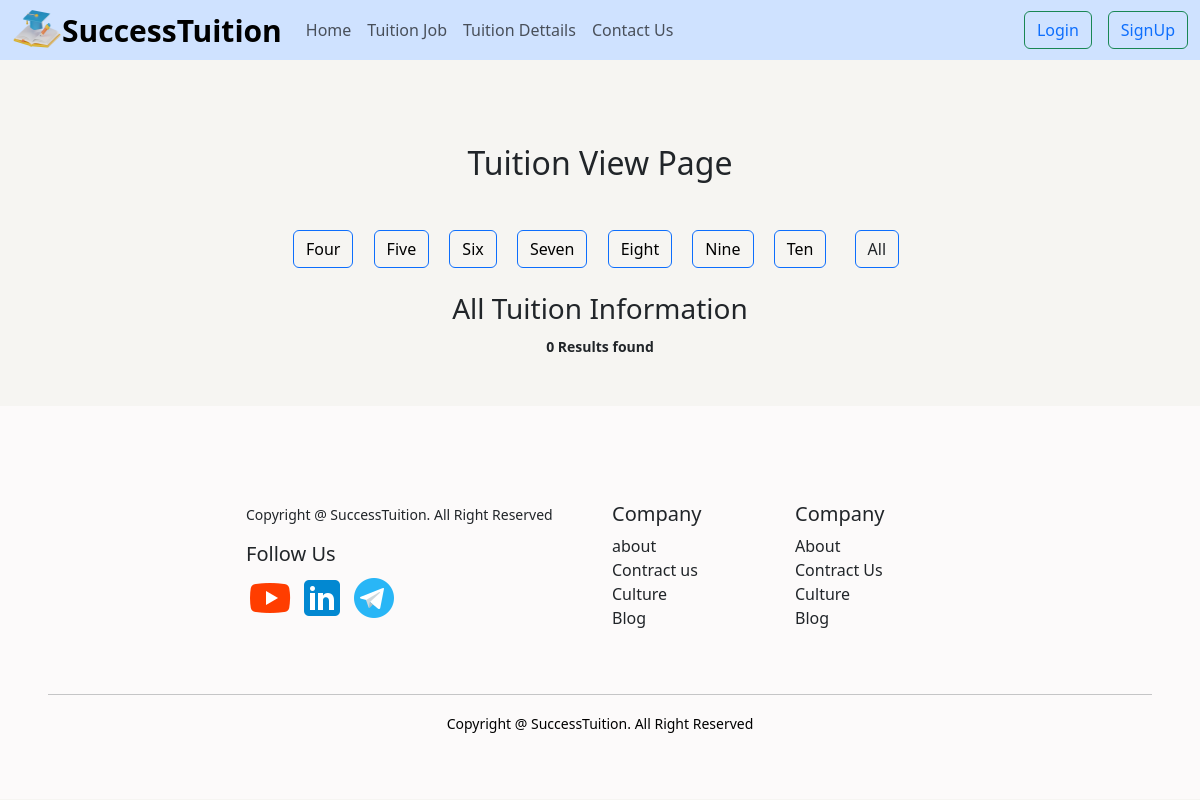
Page /student/category/eignt/ on the committed database.
### student/models.py (models this page shows, shortened)
class StudentClass(models.Model):
    class_name = models.CharField(max_length=50)
    slug=models.SlugField(max_length=50)

### student/views.py (the view)
# urls.py: path('category/<slug:category_slug>/', views.TuitionView.as_view(),name='class_wise_home'),
class TuitionView(TemplateView):
    template_name="tuition.html"
    def get_context_data(self, **kwargs):
        context=super().get_context_data(**kwargs)
        class_slug=self.kwargs.get('category_slug')
        data=Tuition.objects.all()
        class_category=StudentClass.objects.all()
        if class_slug:
            category=get_object_or_404(StudentClass,slug=class_slug)
            data=data.filter(name=category)
        context['data']=data
        context['data2']=class_category
        context['data3']=TuitionReview.objects.all()
        return context

### student/templates/tuition.html (shortened to what this page needs)
{% extends 'base.html' %}
{% load static %}
{% load crispy_forms_tags %}
{% block content %}
<h2 class="text-center mt-4 text-bold">Tuition View Page</h2>
<br>
<div class="row d-flex flex-wrap " style="width: 100%; margin: auto;">
    <div class="col-12 text-center justify-content-center">
      {% for i in data2 %}
      <button class="btn btn-outline-primary mx-2 mt-3 text-white"><a class="text-decoration-none text-black" href="{% url 'class_wise_home' i.slug %}">{{i.class_name}}</a></button>
      {% endfor %}
      <button class="btn btn-outline-primary mx-3 mt-3 "><a  class="text-decoration-none text-dark" href="{% url 'tuition' %}">All</a></button>
    </div>
  </div>
<br>
<div>
<h3 class="text-center w-100 ">All Tuition Information</h3>
</div>
<div class="text-center m-auto w-100">
<small class="fw-bold ">  {{ data | length }} Results found</small>
</div>
<br>
{% endblock %}

### rows in the picture
StudentClass: class_name "Four"
StudentClass: class_name "Five"
StudentClass: class_name "Six"
StudentClass: class_name "Seven"
StudentClass: class_name "Eight"
StudentClass: class_name "Nine"
StudentClass: class_name "Ten"

### other values in the picture
{{ data | length }} "0"
